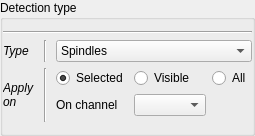
                    <widget class="QGroupBox" name="groupBox_3">
                     <property name="title">
                      <string>Detection type</string>
                     </property>
                     <layout class="QVBoxLayout" name="verticalLayout_33">
                      <property name="leftMargin">
                       <number>0</number>
                      </property>
                      <property name="rightMargin">
                       <number>0</number>
                      </property>
                      <item>
                       <widget class="Line" name="line_3">
                        <property name="orientation">
                         <enum>Qt::Horizontal</enum>
                        </property>
                       </widget>
                      </item>
                      <item>
                       <layout class="QGridLayout" name="gridLayout">
                        <item row="0" column="1">
                         <widget class="QLabel" name="label_39">
                          <property name="font">
                           <font>
                            <italic>true</italic>
                           </font>
                          </property>
                          <property name="text">
                           <string>Type</string>
                          </property>
                         </widget>
                        </item>
                        <item row="2" column="3">
                         <widget class="QLabel" name="label_25">
                          <property name="text">
                           <string>On channel</string>
                          </property>
                         </widget>
                        </item>
                        <item row="0" column="3" colspan="3">
                         <widget class="QComboBox" name="_ToolDetectType">
                          <property name="toolTip">
                           <string>&lt;html&gt;&lt;head/&gt;&lt;body&gt;&lt;p&gt;Choose the detection type&lt;/p&gt;&lt;/body&gt;&lt;/html&gt;</string>
                          </property>
                          <item>
                           <property name="text">
                            <string>Spindles</string>
                           </property>
                          </item>
                          <item>
                           <property name="text">
                            <string>REM</string>
                           </property>
                          </item>
                          <item>
                           <property name="text">
                            <string>K-complexes</string>
                           </property>
                          </item>
                          <item>
                           <property name="text">
                            <string>Slow waves</string>
                           </property>
                          </item>
                          <item>
                           <property name="text">
                            <string>Muscle twitches</string>
                           </property>
                          </item>
                          <item>
                           <property name="text">
                            <string>Peaks</string>
                           </property>
                          </item>
                         </widget>
                        </item>
                        <item row="1" column="2" rowspan="3">
                         <widget class="Line" name="line_9">
                          <property name="minimumSize">
                           <size>
                            <width>10</width>
                            <height>0</height>
                           </size>
                          </property>
                          <property name="orientation">
                           <enum>Qt::Vertical</enum>
                          </property>
                         </widget>
                        </item>
                        <item row="1" column="4">
                         <widget class="QRadioButton" name="_ToolRdViz">
                          <property name="text">
                           <string>Visible</string>
                          </property>
                         </widget>
                        </item>
                        <item row="0" column="2">
                         <widget class="Line" name="line_10">
                          <property name="minimumSize">
                           <size>
                            <width>10</width>
                            <height>0</height>
                           </size>
                          </property>
                          <property name="orientation">
                           <enum>Qt::Vertical</enum>
                          </property>
                         </widget>
                        </item>
                        <item row="1" column="1" rowspan="3">
                         <widget class="QLabel" name="label_49">
                          <property name="font">
                           <font>
                            <italic>true</italic>
                           </font>
                          </property>
                          <property name="text">
                           <string>Apply
on</string>
                          </property>
                         </widget>
                        </item>
                        <item row="1" column="3">
                         <widget class="QRadioButton" name="_ToolRdSelected">
                          <property name="text">
                           <string>Selected</string>
                          </property>
                          <property name="checked">
                           <bool>true</bool>
                          </property>
                         </widget>
                        </item>
                        <item row="1" column="5">
                         <widget class="QRadioButton" name="_ToolRdAll">
                          <property name="text">
                           <string>All</string>
                          </property>
                         </widget>
                        </item>
                        <item row="2" column="4">
                         <widget class="QComboBox" name="_ToolDetectChan">
                          <property name="toolTip">
                           <string>&lt;html&gt;&lt;head/&gt;&lt;body&gt;&lt;p&gt;Pick up a channel to run the detection (only avaible with &amp;quot;Selected&amp;quot; option)&lt;/p&gt;&lt;/body&gt;&lt;/html&gt;</string>
                          </property>
                         </widget>
                        </item>
                        <item row="2" column="5">
                         <spacer name="horizontalSpacer_28">
                          <property name="orientation">
                           <enum>Qt::Horizontal</enum>
                          </property>
                          <property name="sizeHint" stdset="0">
                           <size>
                            <width>40</width>
                            <height>20</height>
                           </size>
                          </property>
                         </spacer>
                        </item>
                       </layout>
                      </item>
                     </layout>
                    </widget>
